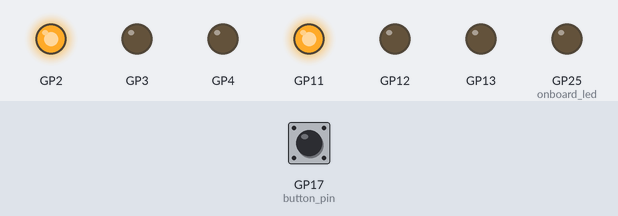
Bench run of a program on a simulated Raspberry Pi Pico running MicroPython. Parts: output pins drawn as LEDs (lit = HIGH). Inputs (shaded band) come from the test bench; at power-on: GP17 (button_pin) HIGH. The clock reads 2024-03-15 10:24:30 at power-on unless the program sets it.

Above: at 1.2 s.
1.3 s: GP17 (button_pin) pulled LOW for 0.15 s
At 5.4 s:
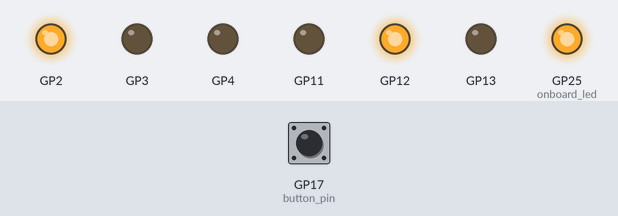
At 7.8 s:
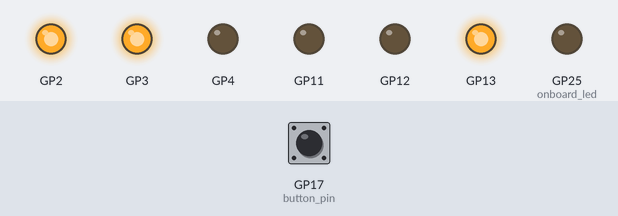
10.3 s: GP17 (button_pin) pulled LOW for 1 s
At 14.6 s:
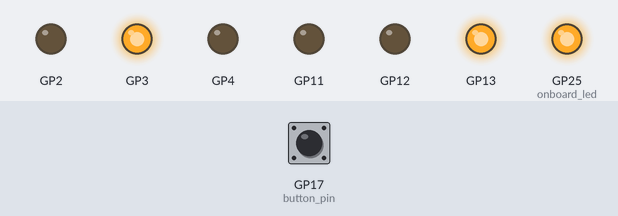
Timing chart, 0 to 49.8 s (numbered marks = the images above; inputs shaded):
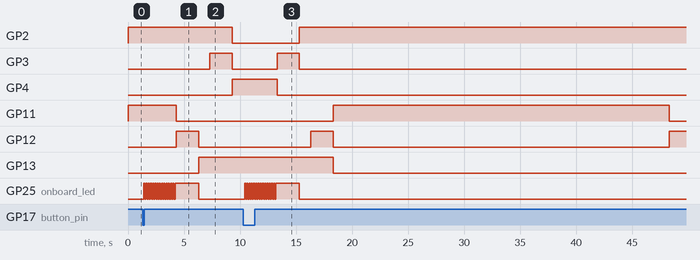

The program:

traffic_lights.py
```python
from machine import Pin, Timer, RTC
from random import random
from time import sleep


rtc = RTC()
rtc.datetime((1,1,1,0,0,0,0,0))


def cycle(list):
     current = 0
     while True:
         if current < len(list):
             yield list[current]
             current += 1
         else:
             yield list[0]
             current = 1


class led_traffic_lights:
    def __init__(self, red, yellow, green):
        self.red_led = Pin(red, Pin.OUT, value=1)
        self.yellow_led = Pin(yellow, Pin.OUT, value=0)
        self.green_led = Pin(green, Pin.OUT, value=0)

    def set_status(self, red, yellow, green):
        self.red_led.value(red)
        self.yellow_led.value(yellow)
        self.green_led.value(green)


class crossing():
    def __init__(self, dir_1_list, dir_2_list):
        self.dir_1_list = dir_1_list
        self.dir_2_list = dir_2_list
        self.set_status_1(1,0,0)
        self.set_status_2(0,0,1)

    def set_status_1(self, red, yellow, green):
        for lights in self.dir_1_list:
            lights.set_status(red, yellow, green)

    def set_status_2(self, red, yellow, green):
        for lights in self.dir_2_list:
            lights.set_status(red, yellow, green)


class crossing_timings():
    def __init__(self, cross, yellow_phase, both_red_phase, dir_1_green_phase, dir_2_green_phase, indicator_led, indicator_blink_speed):
        self.cross = cross
        self.indicator_led = indicator_led
        self.ibs = indicator_blink_speed
        self.state_cycle = cycle(
                [
                    ('d2g', (1,0,0), (0,0,1), dir_1_green_phase),
                    ('y1ad2g', (1,0,0), (0,1,0), yellow_phase),
                    ('rad2g', (1,0,0), (1,0,0), both_red_phase),
                    ('y2ad2g', (1,1,0), (1,0,0), yellow_phase),
                    ('d1g', (0,0,1), (1,0,0), dir_2_green_phase),
                    ('y1ad1g', (0,1,0), (1,0,0), yellow_phase),
                    ('rad1g', (1,0,0), (1,0,0), both_red_phase),
                    ('y2ad1g', (1,0,0), (1,1,0), yellow_phase)
                ]
            )
        self.main_timer = Timer()
        self.blink_timer = Timer()

    def toggle_led(self, timer):
        self.indicator_led.toggle()

    def switch_state(self, timer):
        self.blink_timer.deinit()
        self.state = next(self.state_cycle)
        self.last_state_change = rtc.datetime()
        self.main_timer.init(
            period=self.state[3] * 1000,
            mode=Timer.ONE_SHOT,
            callback=self.switch_state
            )
        self.cross.set_status_1(*self.state[1])
        self.cross.set_status_2(*self.state[2])
        self.indicator_led.off()

    def run(self):
        self.switch_state(self.main_timer)


def speed_up_change(cross_timing):
    if cross_timing.state[0] in ['d1g', 'd2g']:
        timediff = [t[0]-t[1] for t in zip(rtc.datetime(), cross_timing.last_state_change)]
        time_since_trigger = timediff[-4] * 3600 + timediff[-3] * 60 + timediff[-2]
        if cross_timing.state[3] - time_since_trigger > 3:
            cross_timing.main_timer.init(
                period=3000,
                mode=Timer.ONE_SHOT,
                callback=cross_timing.switch_state
                )
        cross_timing.blink_timer.init(
            period=int(cross_timing.ibs * 1000.0),
            mode=Timer.PERIODIC,
            callback=cross_timing.toggle_led
            )


button_pin = Pin(17, Pin.IN, Pin.PULL_UP)


onboard_led = Pin(25, Pin.OUT, 0)


tl1 = led_traffic_lights(2, 3, 4)
tl2 = led_traffic_lights(13, 12, 11)


crossing1 = crossing(
    [tl1], [tl2]
    )
cross_timing1 = crossing_timings(
    crossing1,
    2,
    1,
    30,
    40,
    onboard_led,
    0.1
    )
button_pin.irq(
    handler = lambda p: speed_up_change(cross_timing1),
    trigger = Pin.IRQ_FALLING
    )


cross_timing1.run()
```

Measured:
- after the input at 1.3 s, GP2: HIGH → LOW after 8.0 s; GP3: LOW → HIGH after 6.0 s, → LOW 2.0 s later; GP4: LOW → HIGH after 8.0 s; GP11: HIGH → LOW after 3.0 s; GP12: LOW → HIGH after 3.0 s, → LOW 2.0 s later
- after the input at 10.3 s, GP2: LOW → HIGH after 5.0 s; GP3: LOW → HIGH after 3.0 s instead of 39.0 s; GP4: HIGH → LOW after 3.0 s instead of 39.0 s; GP11: LOW → HIGH after 8.0 s, → LOW 30.0 s later; GP12: LOW → HIGH after 6.0 s, → LOW 2.0 s later, → HIGH 30.0 s later
